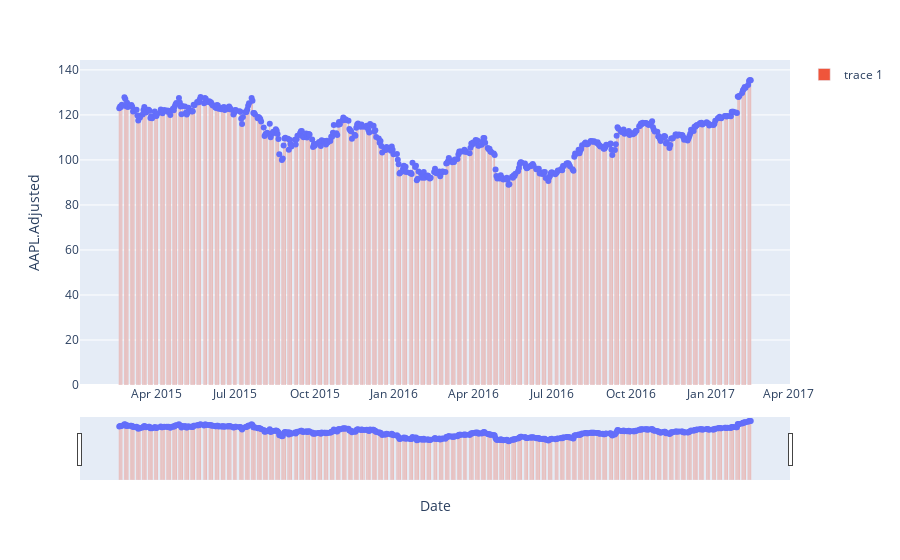

Write notebook code for a chart like this one.
### Code cell
fig = px.scatter(
    apple_df,
    x="Date",
    y="AAPL.Adjusted",
    log_x=False,
    hover_name="direction",
    hover_data=["up", "dn"],
).update_xaxes(
    rangeslider_visible=True,
)
fig.add_bar(x=apple_df["Date"], y=apple_df["AAPL.Adjusted"])
fig.show()

### Figure 1 — Plotly figure (JSON) as saved in the notebook; plotly's stock layout.template omitted (floating-point values rounded to 4 significant figures; data arrays with more than 128 entries replaced by an {"elided": "..."} marker saying what was removed)
{"data": [{"customdata": {"elided": "506x2 float values"}, "hovertemplate": "<b>%{hovertext}</b><br><br>Date=%{x}<br>AAPL.Adjusted=%{y}<br>up=%{customdata[0]}<br>dn=%{customdata[1]}<extra></extra>", "hovertext": {"elided": "506 str values"}, "legendgroup": "", "marker": {"color": "#636efa", "symbol": "circle"}, "mode": "markers", "name": "", "orientation": "v", "showlegend": false, "type": "scatter", "x": {"elided": "506 str values"}, "xaxis": "x", "y": {"elided": "506 float values"}, "yaxis": "y"}, {"type": "bar", "x": {"elided": "506 str values"}, "y": {"elided": "506 float values"}}], "layout": {"legend": {"tracegroupgap": 0}, "margin": {"t": 60}, "xaxis": {"anchor": "y", "domain": [0, 1], "rangeslider": {"visible": true}, "title": {"text": "Date"}}, "yaxis": {"anchor": "x", "domain": [0, 1], "title": {"text": "AAPL.Adjusted"}}}}
